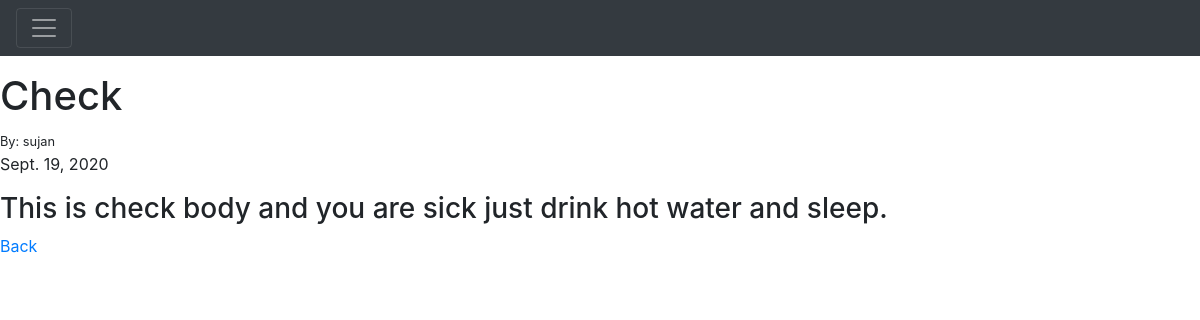
The app's page /article/9 with its own data.
### main/models.py (models this page shows, shortened)
class Post(models.Model):
    title = models.CharField(max_length=255)
    author = models.ForeignKey(User,on_delete=models.CASCADE)
    body = models.TextField()
    post_date = models.DateField(auto_now_add=True)

### main/views.py (the view)
# urls.py: path('article/<int:pk>',ArticleDetailView.as_view(), name = 'article-detail'),
class ArticleDetailView(DetailView):
    model = Post
    template_name = 'article_details.html'

### main/templates/article_details.html (shortened to what this page needs)
{% extends "base.html" %}
{% block body %}
<br><br><br>
<h1>{{ post.title }}</h1>
<small>By: {{post.author}}</small>
<p>{{post.post_date}}</p>
<h3>{{post.body|safe}}</h3>
<a href= "{% url 'home' %}">Back</a>
{% endblock %}

### records on screen
Post: title "Check", author "sujan", post_date "Sept. 19, 2020", body "This is check body and you are sick just drink hot water and sleep."
